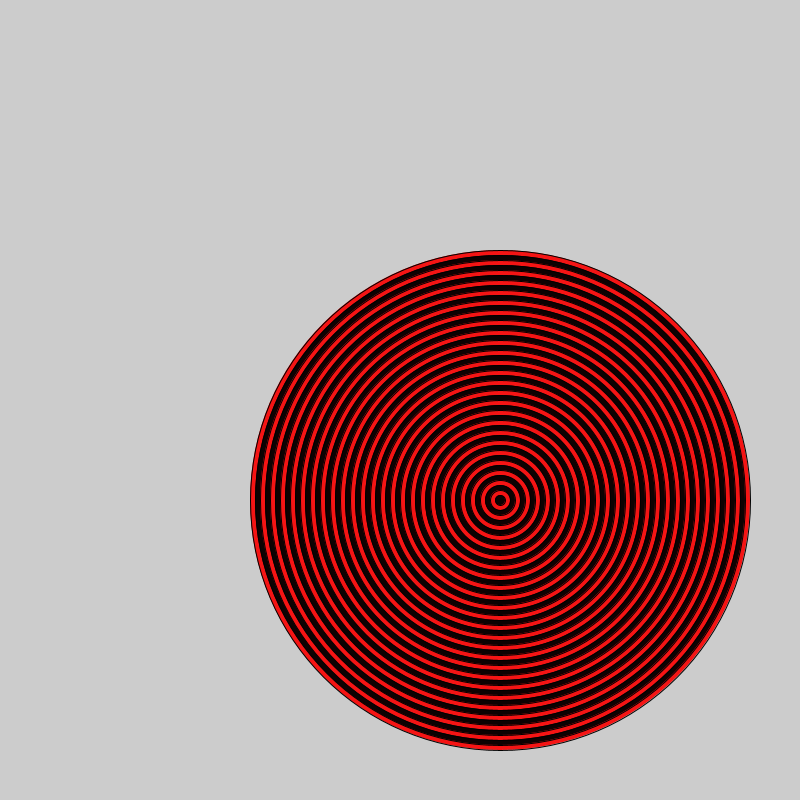
Frame 1 (no input)
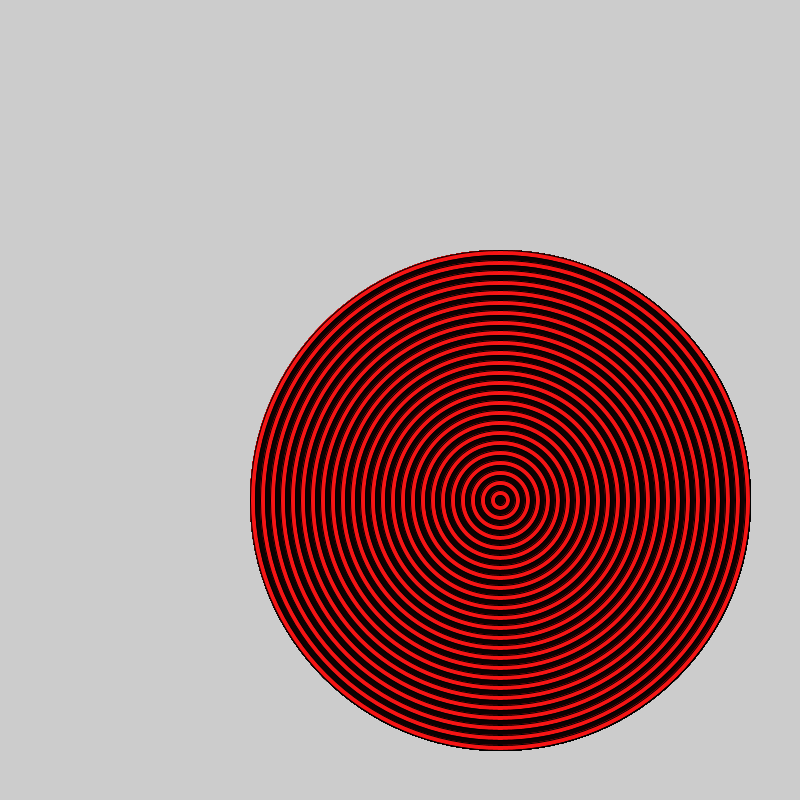
Frame 60 (the mouse pressed at the canvas centre just before this capture)
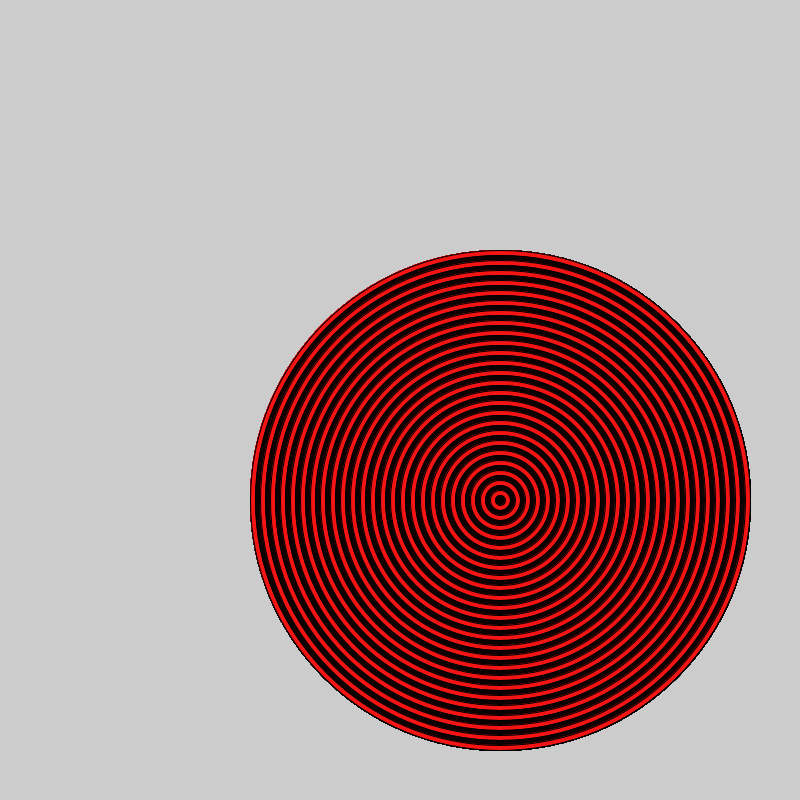
Frame 120 (the mouse held since frame 60 and released just before this capture)

The Processing sketch that drew these frames (run headless with seeded random() and noise(); from frame 60 on, the mouse is pressed at the canvas centre):

// Processing sketch: sketch_190624a
// ── sketch_190624a.pde
int w=500;
int h=500;
void setup() {
  size(800, 800);
}


void draw() {
  w=500;
  h=500;
  for (int i = 0; i < 50; i++) {
    if (i%2==0) {
    fill(#F51414);
    }else{
    fill(#0D0202);
    }
    ellipse(500, 500, w, h);
    w=w-10;
    h=h-10;
  }
}
